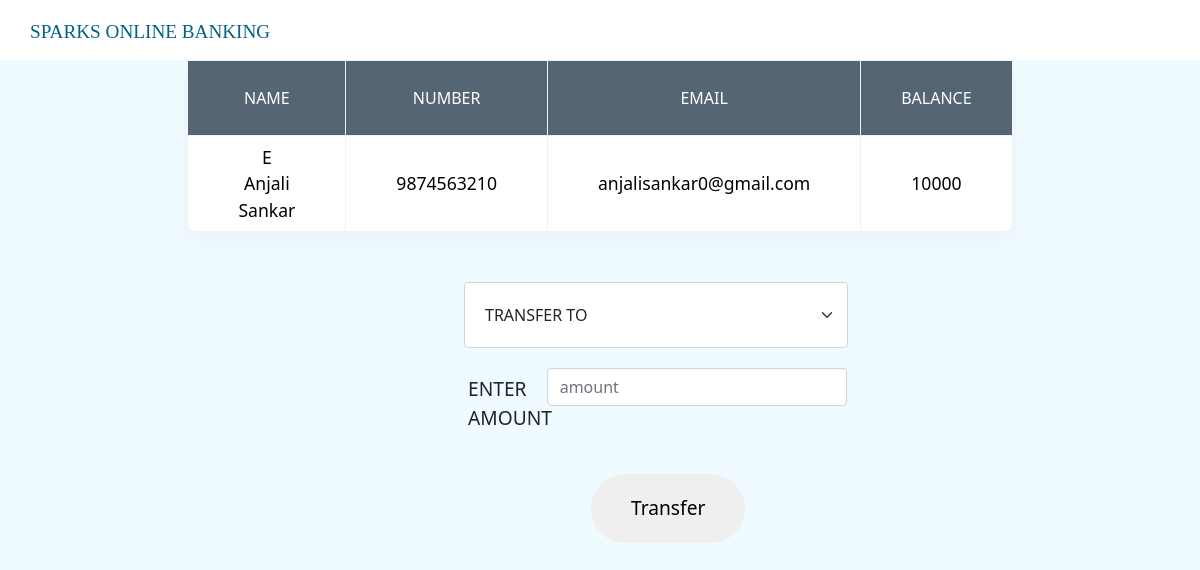
The page /transfer.php?id=1 on the database its author committed.
### tables this page shows
CREATE TABLE IF NOT EXISTS `customer` (
  `id` INT(144) NOT NULL UNIQUE ,
  `name` VARCHAR(1000) NOT NULL,
  `number` VARCHAR(1000) not null,
  `email` VARCHAR(1000) NOT NULL UNIQUE,
  `balance` VARCHAR(10000)
);

### transfer.php (the view, shortened to what this page needs)
<!DOCTYPE html>
<html lang="en" dir="ltr">
  <head>
    <link rel="stylesheet" href="style.css">
    <link href="https://cdn.jsdelivr.net/npm/bootstrap@5.0.1/dist/css/bootstrap.min.css" rel="stylesheet">
  </head>
  <body>
    <div class="main" style="background-color: #030B10;">
    <?php include 'panel.php'; ?>
    <div class="subbody">
            <?php
            include 'connection.php';
            $id=$_GET['id'];
            $squery="select * from customer where id=$id";
            $q=mysqli_query($conn,$squery);
            while($res=mysqli_fetch_array($q))
            {?>
              <table class="ttable" style="height:150px;">
              <tr>
                <th>Name</th>
                <th>Number</th>
                <th>Email</th>
                <th>Balance</th>
              </tr>
              <tr>
                <td><?php echo $res['name']; ?></td>
                <td><?php echo $res['number']; ?></td>
                <td><?php echo $res['email']; ?></td>
                <td><?php echo $res['balance']; ?></td>
              </tr>
              </table>
            <?php
          } ?>
      <form class="row gy-2 gx-3 align-items-center" action="" style="margin-left: 38%; margin-right:25%;" method="post">
        <div class="form" >
          <select class="form-select" placeholder="transfer to" name="rid">
            <option selected hidden disabled >TRANSFER TO</option>
          </select>
        </div>
        <div class="mb-3 row" >
          <label for="amount" class="col-sm-2 col-form-label" id="amount">ENTER AMOUNT</label>
          <div class="col-sm-10">
            <input required type="text" placeholder="amount" name="tamount" id="amountbtn" class="form-control" style="margin-top:20px; width:300px;">
          </div>
        </div>
            <div class="button-container" >
          <button name="transfer" class="bt1" >Transfer</button>
        </div>
    </div>
  </body>
</html>

### style.css (style rules this page uses)
body { margin: 0; padding: 0; }
.main { background-color: #0cbaba; height:1000px; width: 100%; }
.bt1 { padding: 20px 40px 20px 40px; border-radius: 40px; margin-left: 100px; border: none; margin-right: 30px; font-size: 1.2em; }
.subbody { background-color: #f0fbff; height: 1000px; }
table { border-collapse:collapse; background-color:#fff; box-shadow: 0 10px 20px 0 rgba(0,0,0,.03); border-radius: 10px; margin : auto; width:30%; margin-bottom: 50px; }
th,td { border:1px solid #f2f2f2; padding: 8px 50px; text-align: center; color: black; }
th { text-transform: uppercase; font-weight: 500; background-color:#566573 ; color:white; padding: 25px 30px; }
td { font-size: 1.1em; }
.row { width:400px; }
.form-select { padding: 20px; }
#amount { font-size: 1.2em; margin-top: 20px; }
#amountbtn { margin-left: 16px; }
.button-container { padding: 10px 35px; }
div.form { display: block; text-align: center; }
form { margin-left: 25%; margin-right:25%; width: 50%; }

### rows shown on the page
customer: name "E Anjali Sankar", number "9874563210", email "anjalisankar0@gmail.com", balance "10000"
